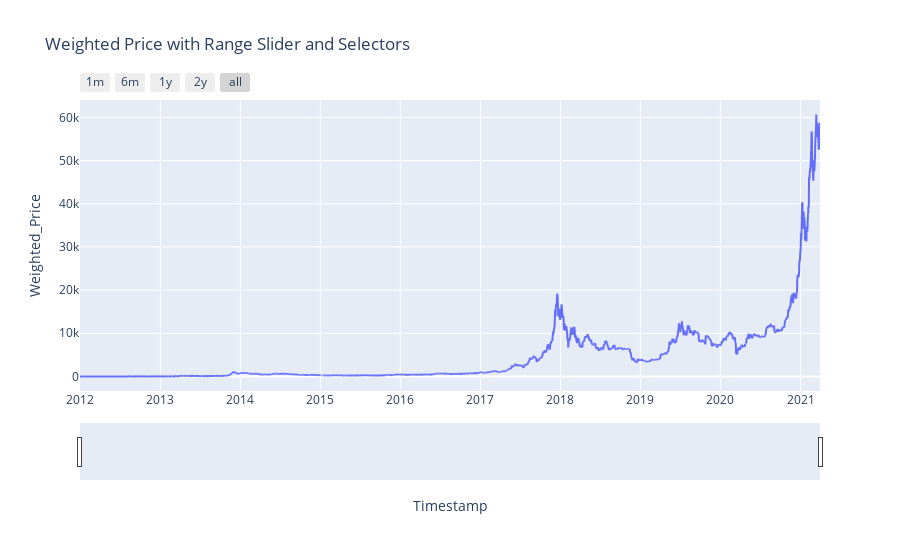

The code cell stored with this chart in its notebook:
### Markdown cell above
## Plotting using Plotly¶
Plotly allows us to make interactve charts which are pretty useful in financial analysis.

#### The range-sliders can be used to zoom-in and zoom-out.
#### The range-selectors can be used to select the range.

### Code cell
import plotly.express as px

df_daily.reset_index(inplace=True)
fig = px.line(df_daily, x='Timestamp', y='Weighted_Price', title='Weighted Price with Range Slider and Selectors')
fig.update_layout(hovermode="x")

fig.update_xaxes(
    rangeslider_visible=True,
    rangeselector=dict(
        buttons=list([
            dict(count=1, label="1m", step="month", stepmode="backward"),
            dict(count=6, label="6m", step="month", stepmode="backward"),
            dict(count=1, label="1y", step="year", stepmode="backward"),
            dict(count=2, label="2y", step="year", stepmode="backward"),
            dict(step="all")
            
        ])
    )
)
fig.show()

### Figure 1 — Plotly figure (JSON) as saved in the notebook; plotly's stock layout.template omitted (floating-point values rounded to 4 significant figures; data arrays with more than 128 entries replaced by an {"elided": "..."} marker saying what was removed)
{"data": [{"hovertemplate": "Timestamp=%{x}<br>Weighted_Price=%{y}<extra></extra>", "legendgroup": "", "line": {"color": "#636efa", "dash": "solid"}, "marker": {"symbol": "circle"}, "mode": "lines", "name": "", "showlegend": false, "type": "scattergl", "x": {"elided": "3379 str values"}, "xaxis": "x", "y": {"elided": "3379 float values"}, "yaxis": "y"}], "layout": {"hovermode": "x", "legend": {"tracegroupgap": 0}, "title": {"text": "Weighted Price with Range Slider and Selectors"}, "xaxis": {"anchor": "y", "domain": [0, 1], "rangeselector": {"buttons": [{"count": 1, "label": "1m", "step": "month", "stepmode": "backward"}, {"count": 6, "label": "6m", "step": "month", "stepmode": "backward"}, {"count": 1, "label": "1y", "step": "year", "stepmode": "backward"}, {"count": 2, "label": "2y", "step": "year", "stepmode": "backward"}, {"step": "all"}]}, "rangeslider": {"visible": true}, "title": {"text": "Timestamp"}}, "yaxis": {"anchor": "x", "domain": [0, 1], "title": {"text": "Weighted_Price"}}}}
